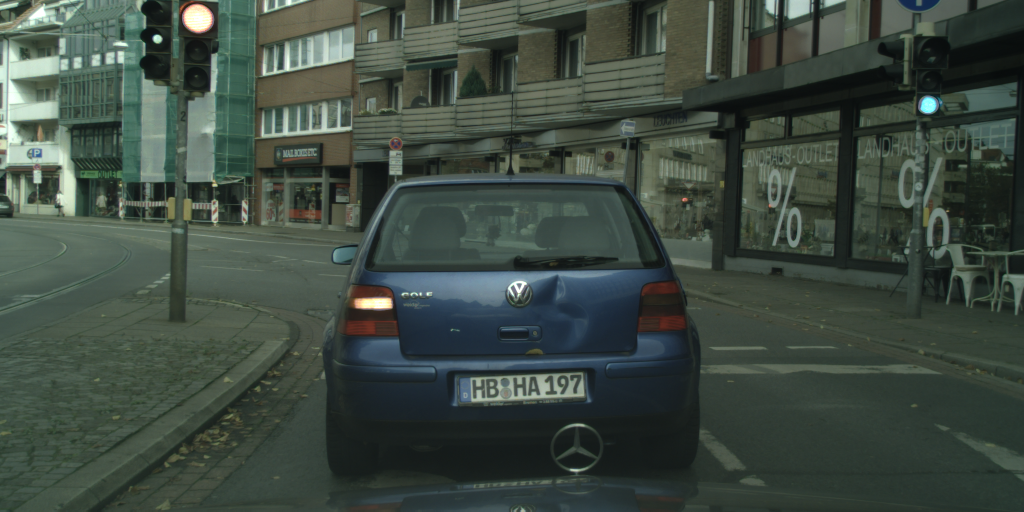
#> input picture city_data/bremen_000040_000019_leftImg8bit.png, 2048 x 1024 px, found by its file name (shown at 1/2 size)
$ python Cube2Pan.py
#> lines starting #> are read from the running program, lines starting #| are printed output that depends on the picture; after the words box and inside, x2 and y2 are one past the last pixel; in counts of white or black regions, pixels touching at a corner belong together
### combineViews.py
import numpy as np
from im2Sphere import im2Sphere

def combineViews(Imgs, width, height, depth=False):
    if not depth:
        depth = False

    panoout = np.zeros((height, width, Imgs[0]['img'].shape[2])) #(1024, 2048, 3)
    panowei = np.zeros((height, width, Imgs[0]['img'].shape[2]))
    imgNum = len(Imgs)

    for i in range(imgNum):
        sphereImg, validMap = im2Sphere(Imgs[i]['img'], Imgs[i]['fov'], width, height, Imgs[i]['vx'], Imgs[i]['vy'], 'linear')
        # print(np.sum(validMap))
        sphereImg[~validMap] = 0
        panoout = panoout + sphereImg
        panowei = panowei + validMap

    panoout[panowei == 0] = 0
    panowei[panowei == 0] = 1
    # panoout = panoout / np.double(panowei)

    if depth:
        panodepth = np.zeros((height, width))
        panowei = np.zeros((height, width))

        for i in range(imgNum):
            sphereImg, validMap = im2Sphere(Imgs[i]['dep'], Imgs[i]['fov'], width, height, Imgs[i]['vx'], Imgs[i]['vy'], 'nearest')
            sphereImg[~validMap] = 0
            panodepth = panodepth + sphereImg
            panowei = panowei + validMap

        panodepth[panowei == 0] = 0
        panowei[panowei == 0] = 1
        panodepth = panodepth / np.double(panowei)
    else:
        panodepth = 0

    return panoout, panodepth

### im2Sphere.py
import numpy as np
from scipy.ndimage import map_coordinates
from warpImageFast import warpImageFast
# from scipy.interpolate import RegularGridInterpolator

def im2Sphere(im, imHoriFOV, sphereW, sphereH, x, y, method):
    # Map pixel in panorama to viewing direction
    TX, TY = np.meshgrid(np.arange(1,sphereW+1), np.arange(1,sphereH+1)) #(1024, 2048)
    TX = TX.flatten()
    TY = TY.flatten()

    # 각 픽셀을 spherical coordinate(radian)으로 바꿔줌
    ANGx = (TX - sphereW / 2 - 0.5) / sphereW * np.pi * 2
    ANGy = -(TY - sphereH / 2 - 0.5) / sphereH * np.pi

    # Compute the radius of the sphere
    imH, imW, _ = im.shape
    R = (imW / 2) / np.tan(imHoriFOV / 2)

    # Compute the coordinates of the sphere's center
    x0 = R * np.cos(y) * np.sin(x)
    y0 = R * np.cos(y) * np.cos(x)
    z0 = R * np.sin(y)

    # Define the plane function and view line
    alpha = np.cos(ANGy) * np.sin(ANGx)
    belta = np.cos(ANGy) * np.cos(ANGx)
    gamma = np.sin(ANGy)

    # solve for intersection of plane and viewing line: [x1 y1 z1]
    division = x0 * alpha + y0 * belta + z0 * gamma


    x1 = R * R * alpha / division
    y1 = R * R * belta / division
    z1 = R * R * gamma / division

    # Compute the vector in the plane and positive x, y vectors
    vec = np.array([x1 - x0, y1 - y0, z1 - z0]) # (3, 2097152)
    vecposX = np.expand_dims(np.array([np.cos(x), -np.sin(x), 0]), 0) #(1,3)이 되어야 함
    deltaX = (vecposX @ vec) / np.sqrt(vecposX @ vecposX.T) #(1,2097152), (1,1) -> (1, 2097152)

    vecposY = np.cross(np.array([x0, y0, z0]), vecposX) # (1,3)
    deltaY = (vecposY @ vec) / np.sqrt(vecposY @ vecposY.T) # (1,2097152)

    # print(deltaY.reshape((1024,2048))[:3,:3]+ (imW+1)/2)

    # Convert to image coordinates
    Px = (deltaX.reshape((sphereH, sphereW)) + (imW + 1) / 2) # 1024, 2048
    Py = (deltaY.reshape((sphereH, sphereW)) + (imH + 1) / 2)

    # [5 lines of commented-out code are left out]
    sphereImg = warpImageFast(im, Px, Py, method)
    validMap = ~np.isnan(sphereImg[:, :, 0])

    if method == 'nearest':
        validMap[sphereImg[:, :, 0] == 0] = False


    division = division.reshape((validMap.shape[0], validMap.shape[1]))

    validMap[division < 0] = False
    # print(np.sum(validMap))
    validMap = np.repeat(validMap[:, :, np.newaxis], sphereImg.shape[2], axis=2)

    return sphereImg, validMap

### warpImageFast.py
import numpy as np
from scipy.interpolate import interp2d
import cv2

def warpImageFast(im, XXdense, YYdense, method):

    minX = max(1, int(np.floor(np.min(XXdense))) - 1)
    minY = max(1, int(np.floor(np.min(YYdense))) - 1)

    maxX = min(im.shape[1], int(np.ceil(np.max(XXdense))) + 1)
    maxY = min(im.shape[0], int(np.ceil(np.max(YYdense))) + 1)

    im = im[minY-1:maxY, minX-1:maxX, :]

    im_warp = np.zeros((XXdense.shape[0],XXdense.shape[1], im.shape[2]))
    # [6 lines of commented-out code are left out]


    for c in range(im.shape[2]):
        im_warp[:, :, c] = cv2.remap(im[:, :, c], (XXdense - minX).astype(np.float32), (YYdense - minY).astype(np.float32), cv2.INTER_LINEAR)


    # [10 lines of commented-out code are left out]

    return im_warp

### Cube2Pan.py
import cv2
import numpy as np
import os
from combineViews import combineViews


# [132 lines of commented-out code are left out]

img_path = '/Users/kyeongjun/Desktop/Cube2Pano/city_data/bremen_000040_000019_leftImg8bit.png'
save_path = '/Users/kyeongjun/Desktop/Cube2Pano/output/CS_Tan4/tan4.png'

# vx = [-np.pi / 2, -np.pi / 2, 0, np.pi / 2, np.pi, -np.pi / 2]
# vx = [-np.pi, -np.pi, -np.pi/2, 0, np.pi/2, -np.pi]
# vy = [np.pi / 2, 0, 0, 0, 0, -np.pi / 2]

vx = [-np.pi*3/4, -np.pi/4, np.pi/4, np.pi*3/4]
vy = [0, 0, 0, 0]

img = cv2.imread(img_path)
#> img is the input picture: shape (1024, 2048, 3); mean B, G, R 65.5, 74.2, 62.2
img = cv2.normalize(img.astype('float'), None, 0.0, 1.0, cv2.NORM_MINMAX)
sepImg = []
for i in range(4):

    sepImg.append({
        'img': img[256:768, i*512:(i+1)*512],
        'vx': vx[i],
        'vy': vy[i],
        'fov': np.pi / 2 + 0.001,
        'sz': img.shape
    })
#> after the loop, sepImg = 4 items

panoskybox, _ = combineViews(sepImg, 2048, 1024)
#> in combineViews, `imgNum = len(Imgs)`: imgNum = 4
#> the loop in combineViews, `for i in range(imgNum):` made 4 passes
#> pass 1, in warpImageFast, `im = im[minY-1:maxY, minX-1:maxX, :]`:
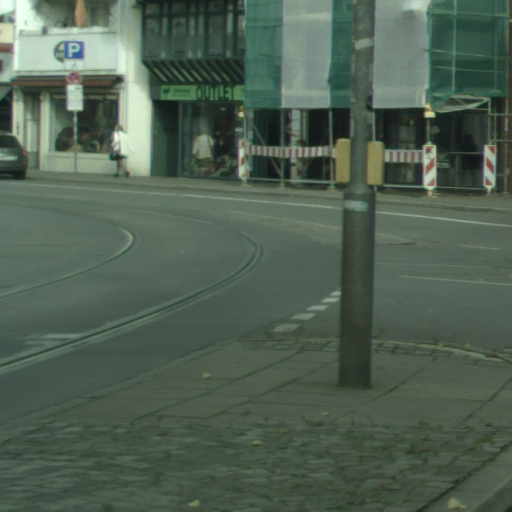
#> im: shape (512, 512, 3) float64; mean of channels 0, 1, 2 0.325, 0.38, 0.316; drawn as B, G, R
#> pass 1, in im2Sphere, `sphereImg = warpImageFast(im, Px, Py, method)`:
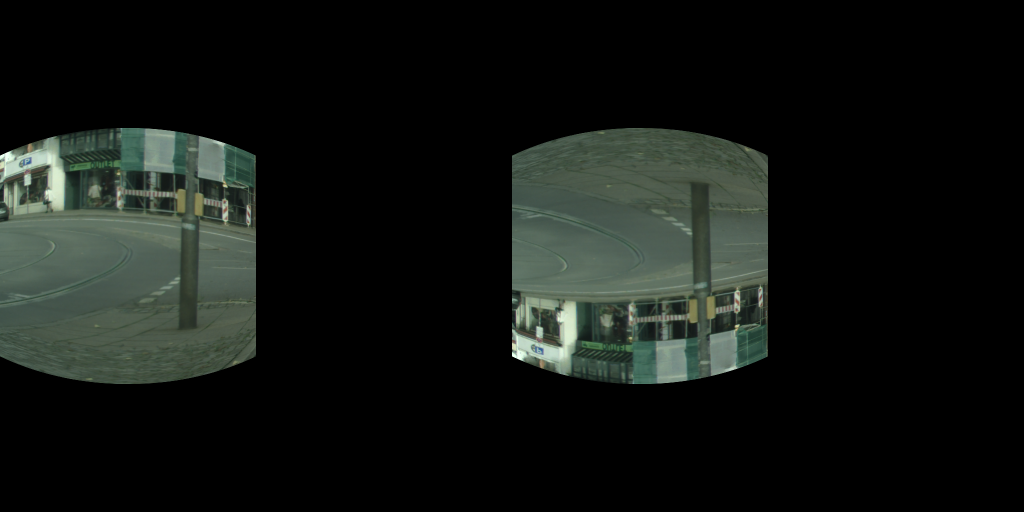
#> sphereImg: shape (1024, 2048, 3) float64 (shown at 1/2 size); mean of channels 0, 1, 2 0.0748, 0.0875, 0.0728; drawn as B, G, R
#> pass 1, in im2Sphere, `validMap = np.repeat(validMap[:, :, np.newaxis], sphereImg.shape[2], a..`:
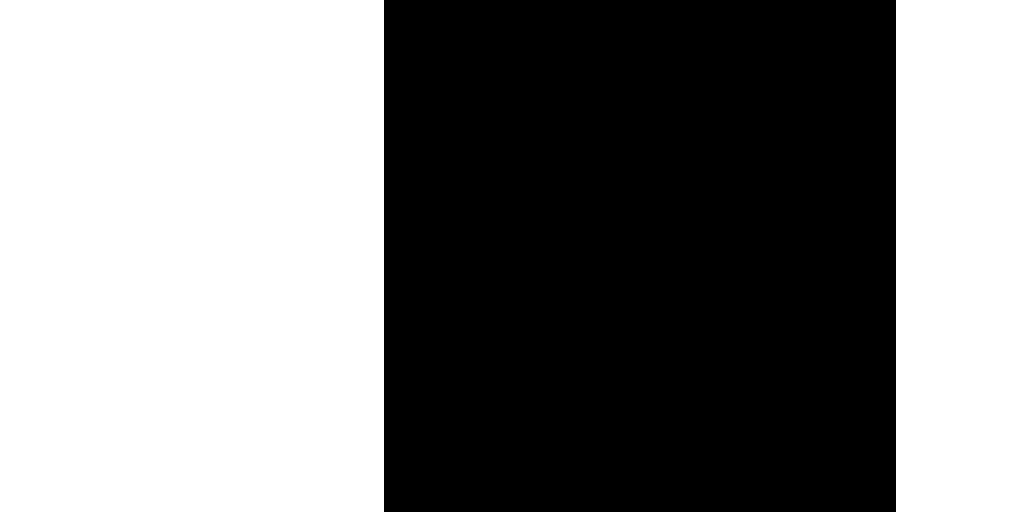
#> validMap: shape (1024, 2048, 3) bool (shown at 1/2 size); 50% white; 2 white regions, box (x1, y1, x2, y2) and area: (0, 0, 768, 1024) 786432, (1792, 0, 2048, 1024) 262144
#> after the loop in combineViews, `for i in range(imgNum):`:
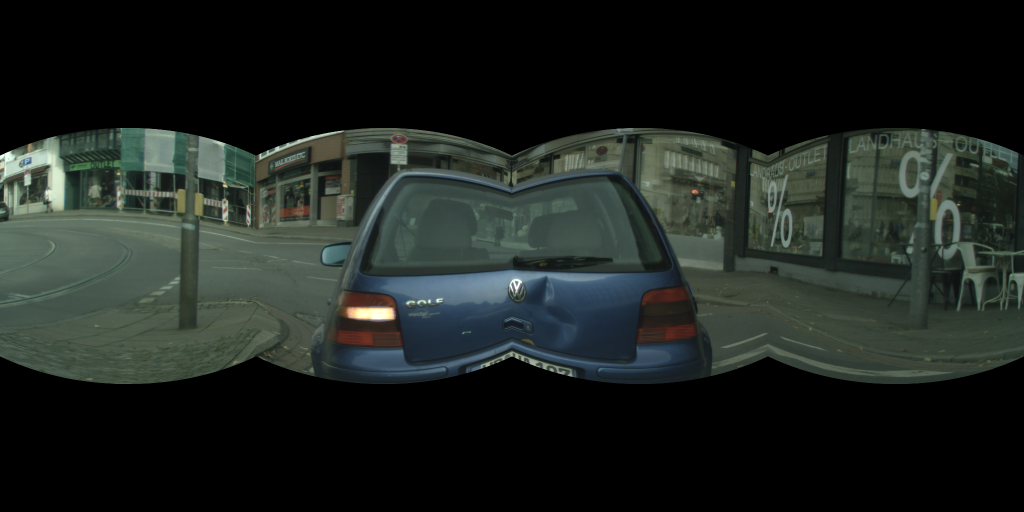
#> panoout: shape (1024, 2048, 3) float64 (shown at 1/2 size); mean of channels 0, 1, 2 0.125, 0.139, 0.116; drawn as B, G, R
#> after the loop in combineViews, `for i in range(imgNum):`: panowei: shape (1024, 2048, 3) float64; every value is 2
#> after the loop in combineViews, `for i in range(imgNum):`:
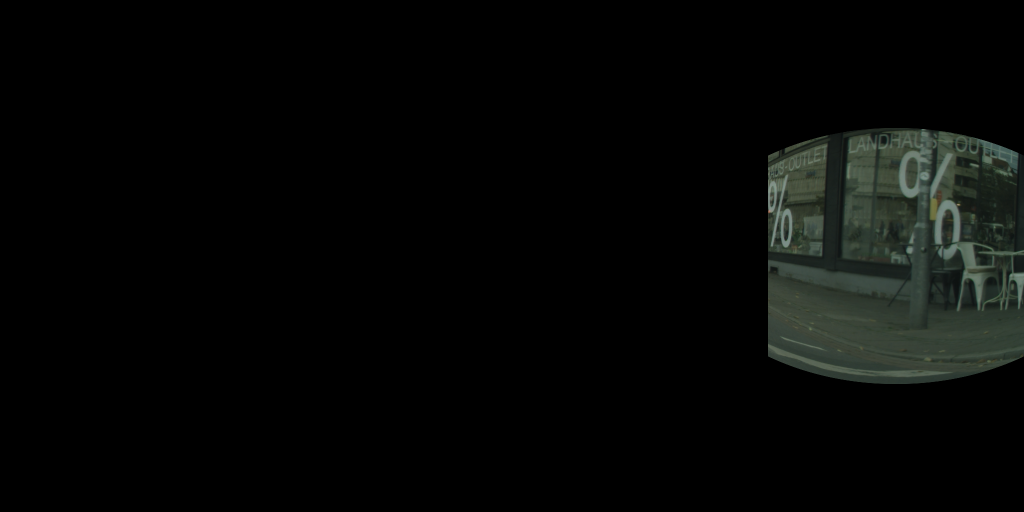
#> sphereImg: shape (1024, 2048, 3) float64 (shown at 1/2 size); mean of channels 0, 1, 2 0.0245, 0.0293, 0.0242; drawn as B, G, R

cv2.imwrite(save_path, panoskybox*255)

$ run again, with city_data/aachen_000000_000019_leftImg8bit.png copied over city_data/bremen_000040_000019_leftImg8bit.png
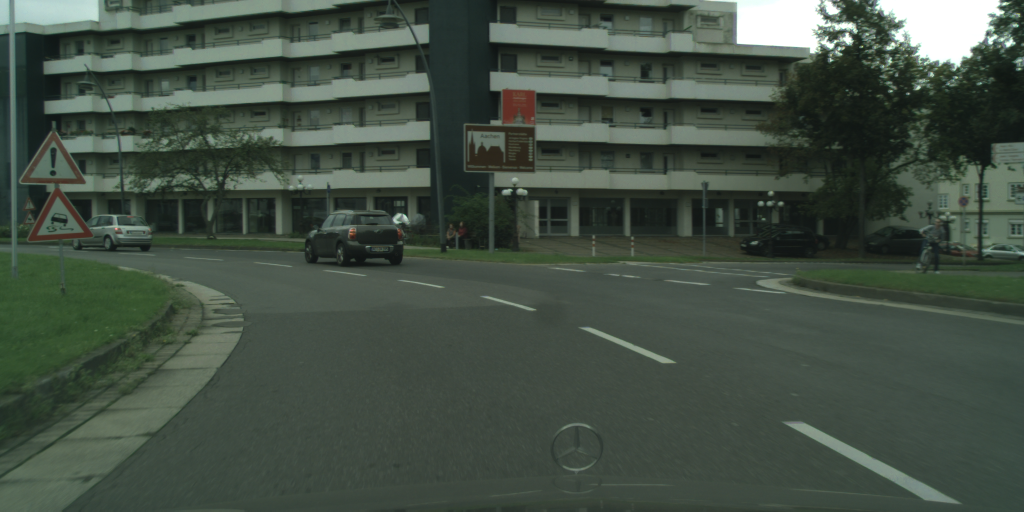
#> input picture city_data/aachen_000000_000019_leftImg8bit.png, 2048 x 1024 px, found by its file name (shown at 1/2 size)
#> img is the input picture: shape (1024, 2048, 3); mean B, G, R 68.1, 79.2, 66.9
#> after the loop `for i in range(4):`: sepImg = 4 items
#> imgNum = 4
#> after the loop in combineViews, `for i in range(imgNum):`:
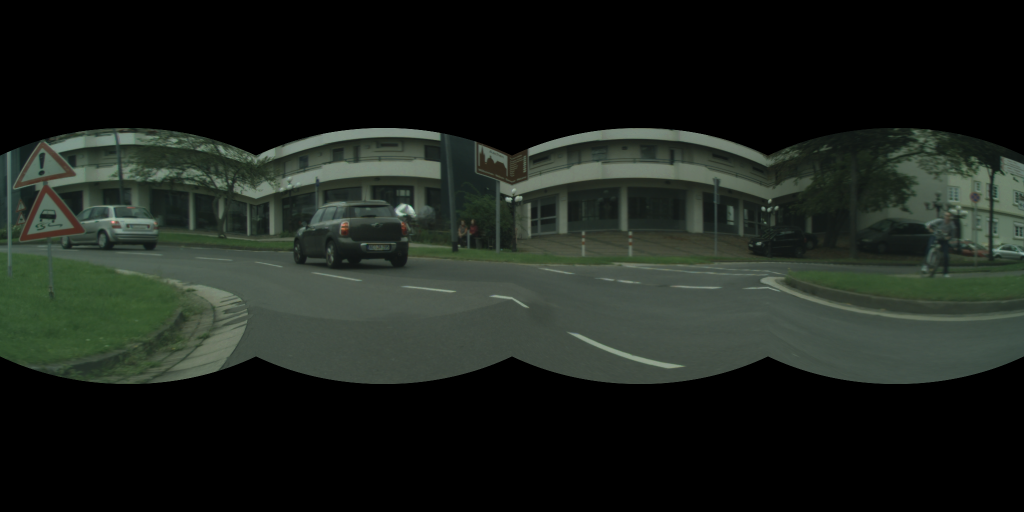
#> panoout: shape (1024, 2048, 3) float64 (shown at 1/2 size); mean of channels 0, 1, 2 0.11, 0.133, 0.11; drawn as B, G, R
#> after the loop in combineViews, `for i in range(imgNum):`:
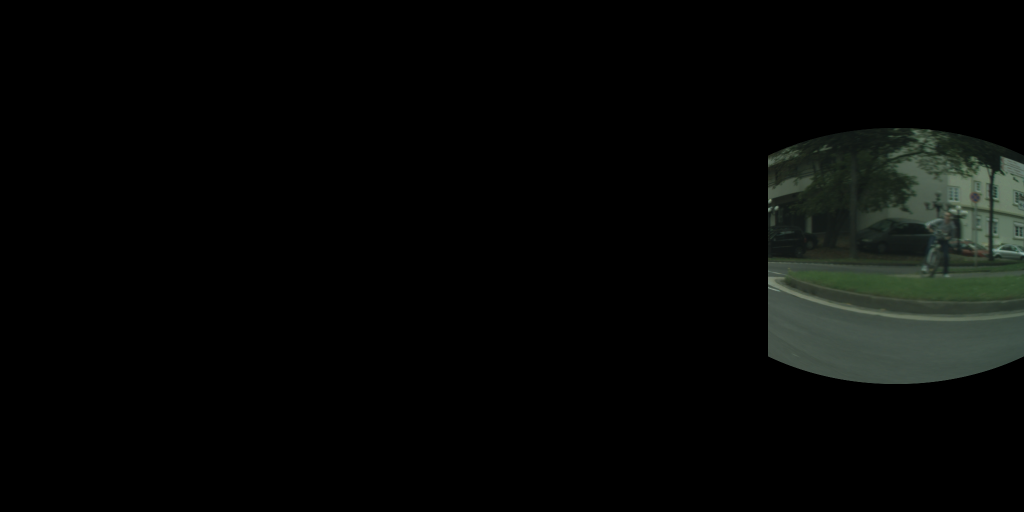
#> sphereImg: shape (1024, 2048, 3) float64 (shown at 1/2 size); mean of channels 0, 1, 2 0.0248, 0.03, 0.0243; drawn as B, G, R
